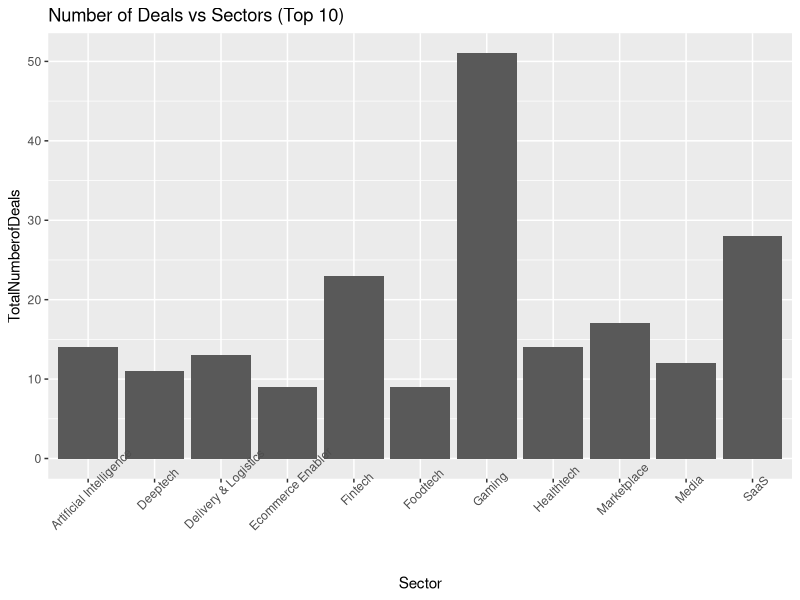
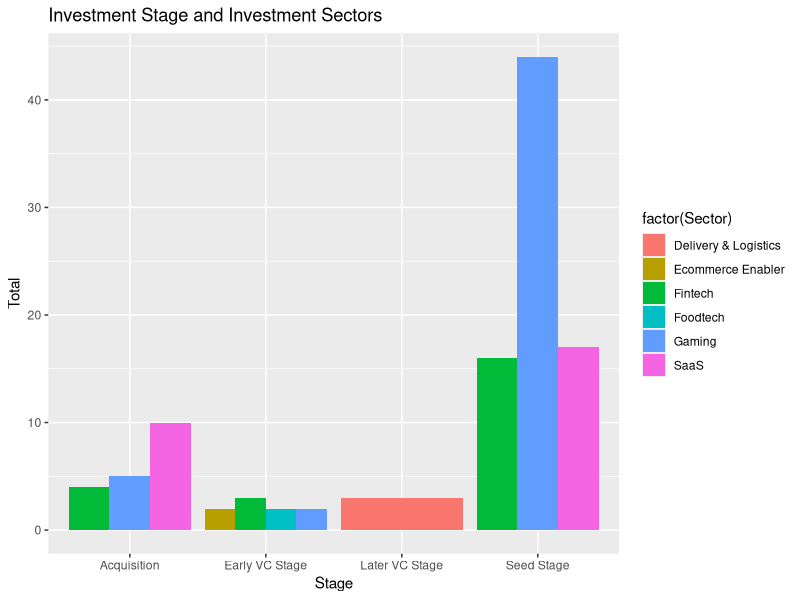
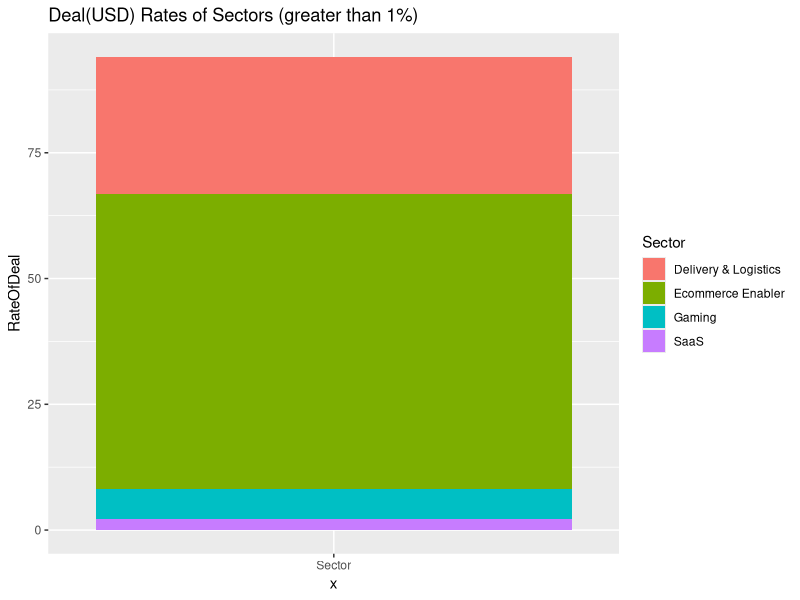
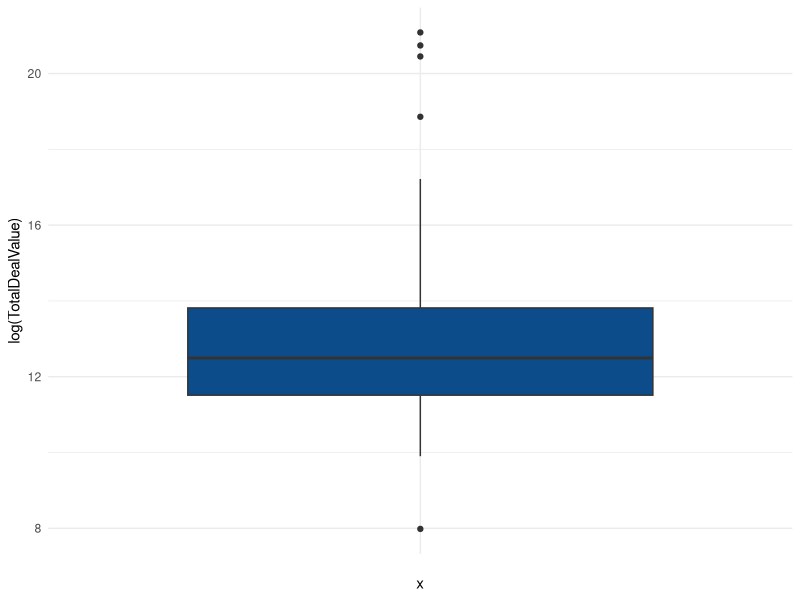
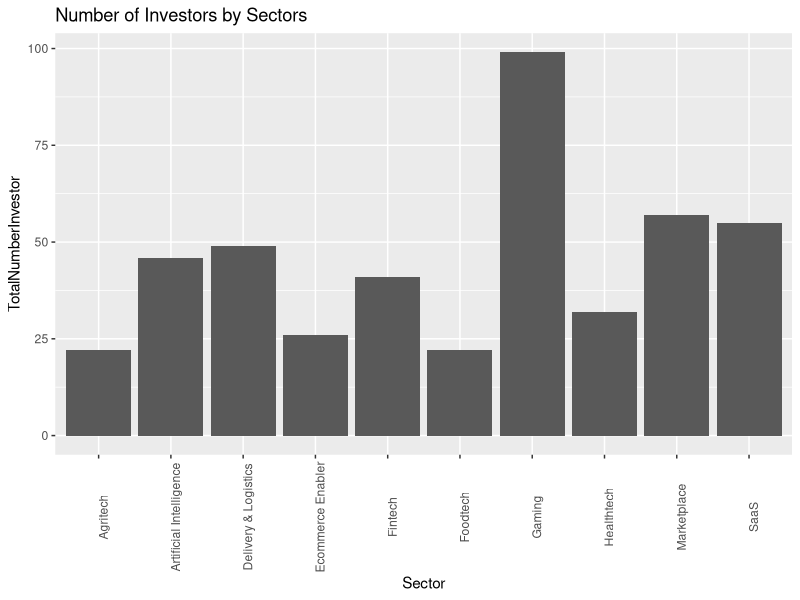
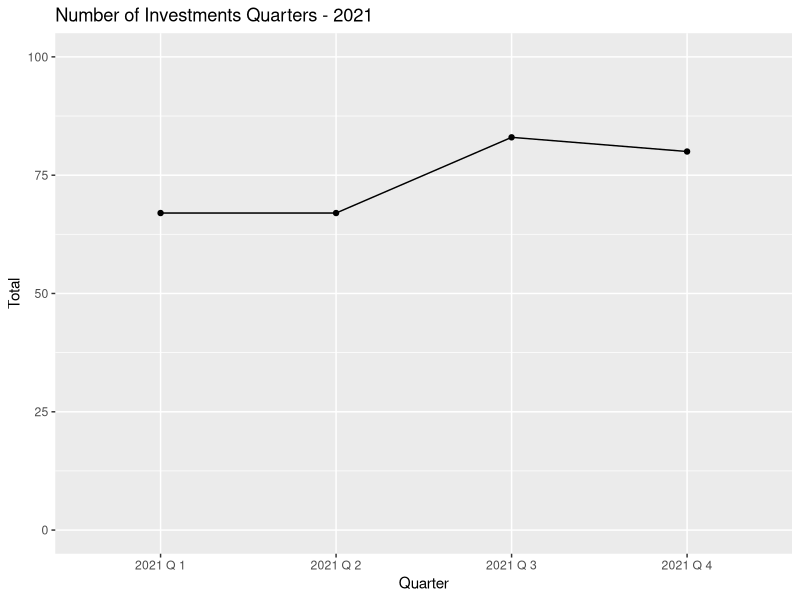
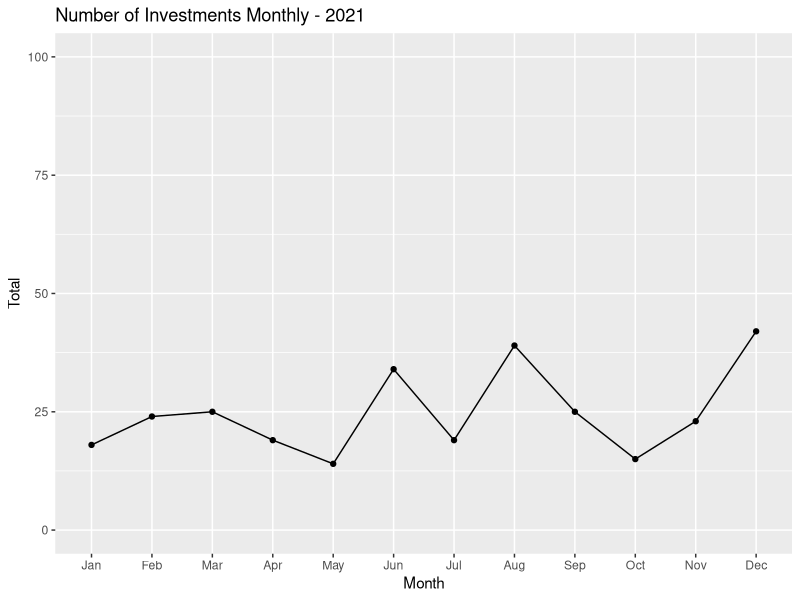
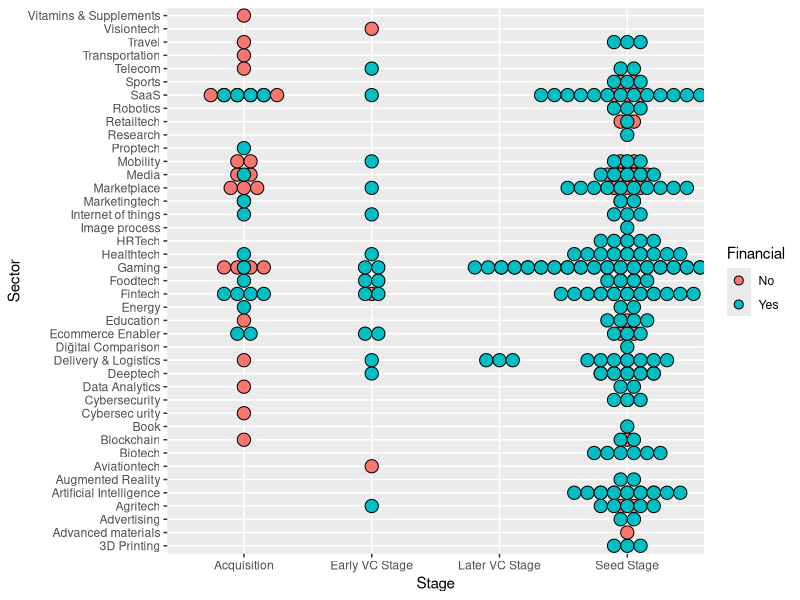

Recreate these plots in R, in order.
## ---- chunk 1
knitr::opts_chunk$set(warning = FALSE)
Sys.setlocale(locale = "en_US.UTF-8")
options(dplyr.summarise.inform = FALSE)
## ---- chunk 2
#install.packages("readxl")
library(readxl)
library(lubridate)
library(dplyr)
library(tidyverse)
library(ggplot2)
## ---- chunk 3
data = read_excel("data//startup_deals_2021.xlsx")
## ---- chunk 4

data <- data %>% 
  rename(Stage = 'Investment Stage',
         Company = 'Target Company',
         DealValue = 'Deal Value (USD)',
         Financial = 'Financial Investor',
         Date = 'Announcement Date',
         Origin ="Investor's Origin",
         Stake = "Stake (%)"
  )
colnames(data)
## ---- chunk 5
options(scipen=999)
data$DealValue <- suppressWarnings(as.numeric(data$DealValue))

data$Date <- my(data$Date)


data <- data %>% 
  mutate(Stake = str_replace_all(Stake, "%", ""))
data$Stake <- suppressWarnings(as.numeric(data$Stake))
sapply(data, class)

## ---- chunk 6
data_incons <- data %>%
  filter(Sector %in% c('Diğital Comparison',
'Artificial intelligence',
'Cybersec urity',
'Telecpm',
'Artificial Intelligence',
'B lockchain'
))
unique(data_incons$Sector)
## ---- chunk 7
data$Sector[data$Sector == 'Artificial intelligence'] <- 'Artificial Intelligence'
data$Sector[data$Sector == 'Telecpm'] <- 'Telecom'
data$Sector[data$Sector == 'B lockchain'] <- 'Blockchain'
data$Sector[data$Sector == 'Diğital '] <- 'Dijital'
data$Sector[data$Sector == 'Cybersec urity '] <- 'Cybersecurity'
data$Sector[data$Sector == 'Ecommerce enabler'] <- 'Ecommerce Enabler'
data$Sector[data$Sector == 'I mage process'] <- 'Image process'
data$Sector[data$Sector == 'Ecommerce enabler'] <- 'Ecommerce Enabler'
data$Sector[data$Sector == 'Data analytics'] <- 'Data Analytics'
## ---- chunk 8
knitr::kable(head(data))
## ---- chunk 9
df <- data %>% 
  group_by(Sector) %>% 
  summarise(TotalNumberofDeals=n()) %>%
  top_n(n=10) 
ggplot(data=df, aes(x=Sector, y=TotalNumberofDeals)) +
  geom_bar(position="dodge",stat="identity") + 
  ggtitle("Number of Deals vs Sectors (Top 10)")+
  theme(axis.text.x = element_text(angle = 45))
## ---- chunk 10
sector_stage <- data %>%
  group_by(Stage,Sector) %>%
  summarise(Total = n()) %>% 
  arrange(desc(Total)) %>%
  slice_max(Total,n=3)
knitr::kable(sector_stage)

## ---- chunk 11
ggplot(data=sector_stage, aes(x=Stage, y=Total, fill=factor(Sector))) +
  geom_bar(position="dodge",stat="identity") + 
  ggtitle("Investment Stage and Investment Sectors")

## ---- chunk 12

df1 <-  data %>%
  mutate(TotalDeal = sum(DealValue,na.rm = TRUE))

 
df2 <- df1 %>%
  group_by(Sector) %>%
  summarise(RateOfDeal=(sum(DealValue,na.rm = TRUE)/TotalDeal)*100) %>%
  arrange(desc(RateOfDeal)) 
  

knitr::kable(head(unique(df2)))
## ---- chunk 13
df3 <- df2 %>% filter(RateOfDeal>1)
df3 <- unique(df3)
ggplot(df3, aes(x="Sector", y=RateOfDeal, fill=Sector))+
geom_bar(width = 1, stat = "identity") +
  ggtitle("Deal(USD) Rates of Sectors (greater than 1%)")
## ---- chunk 14
df <-  data %>%
  group_by(Company,Sector) %>%
  summarise(Total=n(),TotalDealValue=sum(DealValue))  %>%
  arrange(desc(TotalDealValue))
ggplot(df) +
  aes(x = "", y = log(TotalDealValue)) +
  geom_boxplot(fill = "#0c4c8a") +
  theme_minimal()

## ---- chunk 15

lower_bound <- quantile(df$TotalDealValue, 0.01,na.rm = TRUE)
upper_bound <- quantile(df$TotalDealValue, 0.99,na.rm = TRUE)

upper_outlier_ind <- which(df$TotalDealValue > upper_bound)


knitr::kable(df[upper_outlier_ind, ],caption = "Companies Making Difference")

## ---- chunk 16
Stage_v1 <- data %>% group_by(Company,Stage) %>%
  summarise(Investment_Count = n(),
  TotalDealValue=sum(DealValue)          
  )

Stage_v2 <- Stage_v1 %>% group_by(Company) %>%
  summarise(StageCount = n()) %>%
  filter(StageCount>1)

Morethanonestage <-data %>%
                    select(Company,Sector,DealValue,Date,Stage) %>%
                    filter(Company %in% Stage_v2$Company) 

knitr::kable(Morethanonestage,caption = "Companies which invested in different stages")
## ---- chunk 17
data_investor <- mutate(data,
       investor_number = sapply(strsplit(as.character(data$Investor), ","), length))

investor_gg <- data_investor %>%
  group_by(Sector) %>%
  summarise(TotalNumberInvestor=sum(investor_number))  %>%
  arrange(desc(TotalNumberInvestor)) %>%
  slice_max(TotalNumberInvestor,n=10)

ggplot(data=investor_gg, aes(x=Sector, y=TotalNumberInvestor)) +
  geom_bar(position="dodge",stat="identity") + 
  ggtitle("Number of Investors by Sectors") +
  theme(axis.text.x = element_text(angle = 90))

## ---- chunk 18

data_inv_origin <- mutate(data,
       origin_number = sapply(strsplit(as.character(data$Origin), ","), length)) 

inv_or_sec <- data_inv_origin %>%
  group_by(Sector) %>%
  summarise(MaxOriginNumber = max(origin_number),MeanOriginNumber = mean(origin_number)) %>%
  filter(MaxOriginNumber>1) %>%
  arrange(desc(MaxOriginNumber)) %>%
  top_n(5)

 
knitr::kable(inv_or_sec)
## ---- chunk 19

df1 <- data %>%
  group_by(Sector) %>%
  summarise(
    Total = n(),
    Financial = sum(Financial == "Yes")
  ) %>%
  mutate(FinancialInvestorPercentage =(Financial/Total)*100 ) %>%
  filter(Total>1) %>%
  arrange(desc(Financial),desc(FinancialInvestorPercentage))

knitr::kable(head(df1,10))
## ---- chunk 20
df <-  data %>%
  mutate(Month = month(data$Date, label=TRUE)) %>%
  mutate(Quarter = paste("2021 Q", quarter(data$Date)))  %>%
  group_by(Quarter) %>%
  summarise(Total=n())%>%
  arrange(Quarter) 

ggplot(data=df, aes(x=Quarter, y=Total, group=1)) +
  geom_line()+
  geom_point() +
  ylim(0,100) +
  ggtitle("Number of Investments Quarters - 2021")


## ---- chunk 21
df1 <-  data %>%
  mutate(Month = month(data$Date, label=TRUE)) %>%
  group_by(Month) %>%
  summarise(Total=n())%>%
  arrange(Month) 

ggplot(data=df1, aes(x=Month, y=Total, group=1)) +
  geom_line()+
  geom_point() +
  ylim(0,100) +
  ggtitle("Number of Investments Monthly - 2021")
## ---- chunk 22
  ggplot(data,aes(x = Stage, y=Sector, fill = Financial)) +
    geom_dotplot(binaxis = "y", stackdir = "center",
                 dotsize=1,binwidth = 1)
## ---- chunk 23
data_investor %>% separate_rows(Investor,sep = ",") %>%  head()
## ---- chunk 24
df_investor<-data_investor %>% separate_rows(Investor,sep = ",")
df_investor <- df_investor %>% select(Investor,Stage,Sector)
df_investor %>% group_by(Stage,Sector,Investor) %>% summarise(Number_of_invesmment=n()) %>% arrange(desc(Number_of_invesmment))
